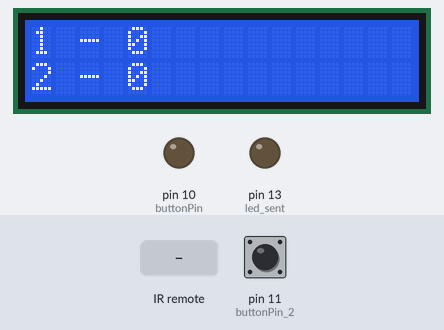
The sketch below on a simulated Arduino Uno, built with avr-gcc and run on an emulated ATmega328P. On the bench: 16×2 character LCD, output pins drawn as LEDs (lit = HIGH). Inputs (shaded band) come from the test bench; at power-on: pin 11 (buttonPin_2) LOW. The local clock reads 2024-03-15 10:24:30 at power-on unless the sketch sets it; what the sketch prints to the serial monitor is not drawn.

Above: at 1.2 s.
1.3 s: pin 11 (buttonPin_2) pulled HIGH for 0.15 s
3.2 s: infrared code 0xB99F88 received
At 15.8 s:
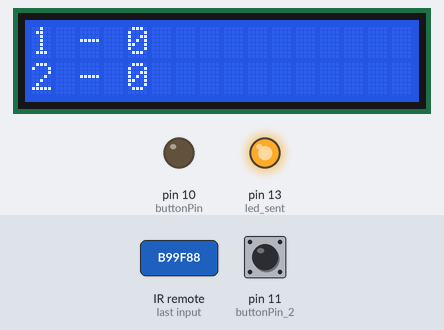
Timing chart, 0 to 37.9 s (numbered marks = the images above; inputs shaded):
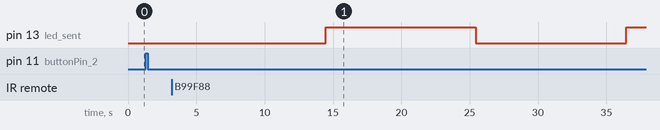

The sketch:

SMP_Project.ino
```cpp
/*<-- Libraries -->*/
#include "Functions.h"

bool isOk_1 = false;
bool isOk_2 = false;

void setup() {
  // Leds
  pinMode(led_sent, OUTPUT);
  pinMode(led_recieved, OUTPUT);

  // Reciever
  Serial.begin(9600);
  mySwitchRx.enableReceive(0);  // Receiver on interrupt 0 => that is pin #2

  // Transmitter
  mySwitchTx.enableTransmit(7);  // Using Pin #7 --> Transmitter
  mySwitchTx.setProtocol(protocol);
  mySwitchTx.setPulseLength(pulseLength);

  // Display
  lcd.begin(16, 2);
  lcd.clear();

  // Real Time Clockx
  if (! rtc.begin()) {
    Serial.print("Couldn't find RTC");
    while (1);
  }

  if (! rtc.isrunning()) {
    Serial.print("RTC is NOT running!");
  }
  rtc.adjust(DateTime(F(__DATE__), F(__TIME__)));

  // READY TO GO!
  change_time = rtc.now();
  change_time_2 = rtc.now();
  lcd.setCursor(0, 0);
  lcd.print("1 - " + String(button1_action));

  lcd.setCursor(0, 1);
  lcd.print("2 - " + String(button1_action_2));
}

void loop() {
  DateTime now = rtc.now();
  isOk_1 = false;
  isOk_2 = false;
  //Reciever
  if (mySwitchRx.available()) {
    Serial.println("Value: " + String(mySwitchRx.getReceivedValue()));
    Serial.println("Delay: " + String(mySwitchRx.getReceivedDelay()));
    Serial.println("Protocol: " + String(mySwitchRx.getReceivedProtocol()));

    if (mySwitchRx.getReceivedProtocol() == 2) {
      if (mySwitchRx.getReceivedValue() == 12165000) {
        isOk_1 = true;
      }
      else if (mySwitchRx.getReceivedValue() == 12165001) {
        isOk_1 = false;
      }
      else if (mySwitchRx.getReceivedValue() == 22165001) {
        isOk_2 = true;
      }
      else if (mySwitchRx.getReceivedValue() == 22165001) {
        isOk_2 = false;
      }
      else{
        isOk_1 = false;
        isOk_2 = false;
      }
    }
    displayRecievedMessage(lcd,  mySwitchRx.getReceivedValue());

    change_time = rtc.now();

    mySwitchRx.resetAvailable();
  }

  // Transmitter
  /*
      The message will be send when the user will press the button (ON/OFF) or automatically after 5 seconds since last send.
  */

  button1_status = digitalRead(buttonPin);
  if (button1_status == HIGH  || now.unixtime() - change_time.unixtime() > 10 ) {
    button1_action = ! button1_action;

    if (button1_action) {
      last_code_on = sendCode(mySwitchTx, last_code_on, button1_action);
    }
    else {
      last_code_off = sendCode(mySwitchTx, last_code_off, button1_action);
    }

    digitalWrite(led_sent, (button1_action ? HIGH : LOW));
    change_time = rtc.now();
  }

  // Button 2
  button1_status_2 = digitalRead(buttonPin_2);
  if (button1_status_2 == HIGH  || now.unixtime() - change_time_2.unixtime() >  30) {
    button1_action_2 = ! button1_action_2;

    if (button1_action_2) {
      last_code_on_2 = sendCode2(mySwitchTx, last_code_on_2, button1_action_2);
    }
    else {
      last_code_off_2 = sendCode2(mySwitchTx, last_code_off_2, button1_action_2);
    }

    change_time_2 = rtc.now();
  }
  lcd.setCursor(0, 0);
  lcd.print("1 - " + String(isOk_1));

  lcd.setCursor(0, 1);
  lcd.print("2 - " + String(isOk_1));
}
```

Functions.h
```cpp
#include "Variables.h"

/*<-- FUNCTIONS -->*/

// Auxiliar functions
int sizeOf(unsigned long *input) {
  return sizeof(*input) / sizeof(input[0]);
}

int sizeOf(int *input) {
  return sizeof(*input) / sizeof(input[0]);
}

// Get the type of code: on (true) or off (false)
bool getTypeOfCode(unsigned long code) {
  for (int i = 0; i < sizeOf(code_on); i++) {
    if (code == code_on[i]) {
      return true;
    }
  }
  return false;
}

// Get code index
int getCodeIndex (unsigned long code) {
  unsigned long* codeType = ( getTypeOfCode(code) ? code_on : code_off);
  for (int i = 0; i < sizeOf(codeType); i++) {
    if (code == codeType[i]) {
      return i;
    }
  }
  return -1;
}

// Send code
unsigned long sendCode (RCSwitch switchTX, unsigned long last_code, bool signalType) {
  int index = 0;
  if (signalType) {
    for (int k = 0; k < sizeof(code_on) / sizeof(code_on[0]); k++) {
      if (last_code = code_on[k]) {
        index = k;
      }
    }
    last_code = index != 3 ? code_on[++index] : code_on[0];
  }
  else {
    for (int k = 0; k < sizeof(code_off) / sizeof(code_off[0]); k++) {
      if (last_code = code_off[k]) {
        index = k;
      }
    }
    last_code = index != 3 ? code_off[++index] : code_off[0];
  }

  switchTX.send(last_code, 24);
  Serial.println("Protocol: " + String(protocol) + "; Delay: " + String(pulseLength) + "; Code: " + String(last_code));

  return last_code;
}

unsigned long sendCode2 (RCSwitch switchTX, unsigned long last_code, bool signalType) {
  int index = 0;
  if (signalType) {
    for (int k = 0; k < sizeof(code_on_2) / sizeof(code_on_2[0]); k++) {
      if (last_code = code_on_2[k]) {
        index = k;
      }
    }
    last_code = index != 3 ? code_on_2[++index] : code_on_2[0];
  }
  else {
    for (int k = 0; k < sizeof(code_off_2) / sizeof(code_off_2[0]); k++) {
      if (last_code = code_off_2[k]) {
        index = k;
      }
    }
    last_code = index != 3 ? code_off_2[++index] : code_off_2[0];
  }

  switchTX.send(last_code, 24);
  Serial.println("Protocol: " + String(protocol) + "; Delay: " + String(pulseLength) + "; Code: " + String(last_code));

  return last_code;
}

// Display Fuctions
void displayRecievedMessage(LiquidCrystal LCD, unsigned long sentCode) {
  LCD.setCursor(0, 1);
  LCD.print("R.: " + String(sentCode));
}

void displaySentMessage(LiquidCrystal LCD, unsigned long sentCode) {
  LCD.clear();
  LCD.setCursor(0, 0);
  LCD.print("S.: " + String(sentCode));
}

void displaySocketStatus(LiquidCrystal LCD, int buttonId, bool buttonState, int numberOfPresses) {
  LCD.setCursor(0, 0);
  LCD.print(String(buttonId) + "." + (buttonState == true ? "ON " : "OFF") + " " + String(numberOfPresses));
}

void displayTime(LiquidCrystal LCD, DateTime now) {
  //  lcd.setCursor(0, 1);
  lcd.print(now.hour());
  lcd.print(':');
  lcd.print(now.minute());
  lcd.print(':');
  lcd.print(now.second());
  lcd.print("   ");

  //  lcd.setCursor(0, 0);
  //  lcd.print(daysOfTheWeek[now.dayOfTheWeek()]);
  //  lcd.print(" ,");
  //  lcd.print(now.day());
  //  lcd.print('/');
  //  lcd.print(now.month());
  //  lcd.print('/');
  //  lcd.print(now.year());
}
```

Variables.h
```cpp
#include <RCSwitch.h> //--> Rx + Tx
#include <LiquidCrystal.h> //Display
#include "RTClib.h"

/*<-- VARIABLES -->*/
// Real Time Clock Module
RTC_DS1307 rtc;

// RF 433 MHz
// - Reciever
RCSwitch mySwitchRx = RCSwitch();

// - Transmitter
RCSwitch mySwitchTx = RCSwitch();

//Display
const int rs = 8, en = 9, d4 = 5, d5 = 4, d6 = 3, d7 = 6;
LiquidCrystal lcd(rs, en, d4, d5, d6, d7);

// Button
const int buttonPin = 10;
bool button1_status = false;
bool button1_action = false;


const int buttonPin_2 = 11;
bool button1_status_2 = false;
bool button1_action_2 = false;

// LEDS
int const led_sent = 13;
int const led_recieved = 10;

// Auxiliar variables
DateTime change_time;
unsigned long last_code_on = 12165804;
unsigned long last_code_off = 11807932;

DateTime change_time_2;
unsigned long last_code_on_2 = 22165804;
unsigned long last_code_off_2 = 21807932;

unsigned long const code_on[] = {12165804, 11696236, 12518172, 11567196};
unsigned long const code_off[] = {11807932, 12470652, 12319532, 11982220};

unsigned long const code_on_2[] = {22165804, 21696236, 22518172, 21567196};
unsigned long const code_off_2[] = {21807932, 22470652, 22319532, 21982220};
int const protocol = 3;
int const pulseLength = 101;


char daysOfTheWeek[7][12] = {"Sun", "Mon", "Tue", "Wed", "Thu", "Fri", "Sat"};


//
```

Measured:
- after the input at 1.3 s, every drawn part: stays the same
